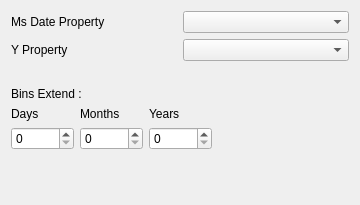
<ui version="4.0" >
 <class>pqPlotPropertiesOverTime</class>
 <widget class="QWidget" name="pqPlotPropertiesOverTime" >
  <property name="geometry" >
   <rect>
    <x>0</x>
    <y>0</y>
    <width>360</width>
    <height>205</height>
   </rect>
  </property>
  <property name="windowTitle" >
   <string>Form</string>
  </property>
  <layout class="QVBoxLayout" >
   <item>
    <layout class="QGridLayout" >
     <item row="0" column="0" >
      <layout class="QGridLayout" >
       <item row="0" column="0" >
        <widget class="QLabel" name="label_4" >
         <property name="text" >
          <string>Ms Date Property</string>
         </property>
        </widget>
       </item>
       <item row="0" column="1" >
        <widget class="QComboBox" name="MSDate_Property" />
       </item>
      </layout>
     </item>
     <item row="1" column="0" >
      <layout class="QGridLayout" >
       <item row="0" column="0" >
        <widget class="QLabel" name="label_5" >
         <property name="text" >
          <string>Y Property</string>
         </property>
        </widget>
       </item>
       <item row="0" column="1" >
        <widget class="QComboBox" name="Y_Property" />
       </item>
      </layout>
     </item>
    </layout>
   </item>
   <item>
    <spacer>
     <property name="orientation" >
      <enum>Qt::Horizontal</enum>
     </property>
     <property name="sizeHint" >
      <size>
       <width>40</width>
       <height>20</height>
      </size>
     </property>
    </spacer>
   </item>
   <item>
    <layout class="QGridLayout" >
     <item row="0" column="0" >
      <widget class="QLabel" name="label_6" >
       <property name="text" >
        <string>Bins Extend :                                       </string>
       </property>
      </widget>
     </item>
     <item row="1" column="0" >
      <layout class="QGridLayout" >
       <item row="0" column="0" >
        <layout class="QGridLayout" >
         <item row="0" column="0" >
          <widget class="QLabel" name="label" >
           <property name="text" >
            <string>Days</string>
           </property>
          </widget>
         </item>
         <item row="1" column="0" >
          <widget class="QSpinBox" name="Days" >
           <property name="maximum" >
            <number>30</number>
           </property>
          </widget>
         </item>
        </layout>
       </item>
       <item row="0" column="1" >
        <layout class="QGridLayout" >
         <item row="0" column="0" >
          <widget class="QLabel" name="label_2" >
           <property name="text" >
            <string>Months</string>
           </property>
          </widget>
         </item>
         <item row="1" column="0" >
          <widget class="QSpinBox" name="Months" >
           <property name="maximum" >
            <number>12</number>
           </property>
          </widget>
         </item>
        </layout>
       </item>
       <item row="0" column="2" >
        <layout class="QGridLayout" >
         <item row="0" column="0" >
          <widget class="QLabel" name="label_3" >
           <property name="text" >
            <string>Years</string>
           </property>
          </widget>
         </item>
         <item row="1" column="0" >
          <widget class="QSpinBox" name="Years" >
           <property name="maximum" >
            <number>1000</number>
           </property>
          </widget>
         </item>
        </layout>
       </item>
      </layout>
     </item>
     <item row="1" column="1" >
      <spacer>
       <property name="orientation" >
        <enum>Qt::Horizontal</enum>
       </property>
       <property name="sizeHint" >
        <size>
         <width>40</width>
         <height>20</height>
        </size>
       </property>
      </spacer>
     </item>
    </layout>
   </item>
   <item>
    <spacer>
     <property name="orientation" >
      <enum>Qt::Vertical</enum>
     </property>
     <property name="sizeHint" >
      <size>
       <width>20</width>
       <height>40</height>
      </size>
     </property>
    </spacer>
   </item>
  </layout>
 </widget>
 <resources/>
 <connections/>
</ui>
